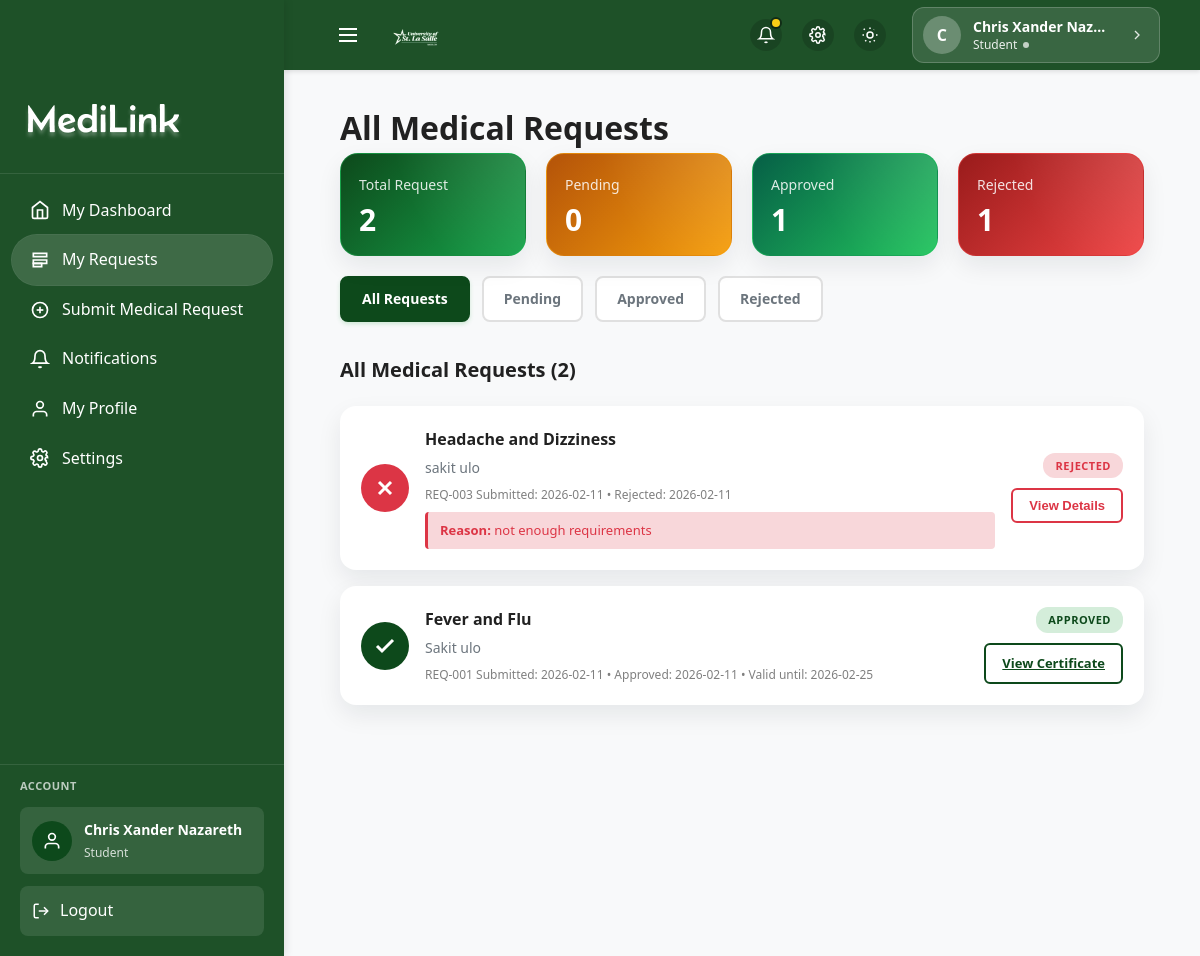
The app's page /view_all_requests.php (signed in) with its own data.
### tables this page shows
CREATE TABLE `medical_requests` (
  `id` bigint(20) UNSIGNED NOT NULL,
  `student_user_id` bigint(20) UNSIGNED NOT NULL,
  `illness` varchar(120) NOT NULL,
  `symptoms` text NOT NULL,
  `illness_date` date NOT NULL,
  `contact_number` varchar(30) DEFAULT NULL,
  `additional_notes` text DEFAULT NULL,
  `status` enum('Pending','Approved','Rejected') NOT NULL DEFAULT 'Pending',
  `submitted_date` date NOT NULL,
  `approved_date` date DEFAULT NULL,
  `rejected_date` date DEFAULT NULL,
  `valid_until` date DEFAULT NULL,
  `rejection_reason` text DEFAULT NULL,
  `reviewed_by` bigint(20) UNSIGNED DEFAULT NULL,
  `created_at` timestamp NOT NULL DEFAULT current_timestamp(),
  `updated_at` timestamp NOT NULL DEFAULT current_timestamp() ON UPDATE current_timestamp()
);

### view_all_requests.php (the view, shortened to what the rows shown need)
<?php
$filter_status = strtolower((string)($_GET['filter'] ?? 'all'));
$filtered_requests = [];
try {
    $student_pk = (int)($_SESSION['user_pk'] ?? 0);
    if ($student_pk > 0) {
        $conn = db();
        $stmt = $conn->prepare(
            'SELECT
                COUNT(*) AS total_count,
                SUM(status = "Approved") AS approved_count,
                SUM(status = "Pending") AS pending_count,
                SUM(status = "Rejected") AS rejected_count
             FROM medical_requests
             WHERE student_user_id = ?'
        );
        $stmt->bind_param('i', $student_pk);
        $stmt->execute();
        if ($filter_status === 'all') {
            $stmt = $conn->prepare(
                'SELECT
                    id AS request_pk,
                    CONCAT("REQ-", LPAD(id, 3, "0")) AS id,
                    illness,
                    symptoms AS description,
                    status,
                    submitted_date,
                    approved_date,
                    rejected_date,
                    valid_until,
                    rejection_reason
                 FROM medical_requests
                 WHERE student_user_id = ?
                 ORDER BY id DESC'
            );
            $stmt->bind_param('i', $student_pk);
        }
        $stmt->execute();
        $filtered_requests = $stmt->get_result()->fetch_all(MYSQLI_ASSOC) ?: [];
    }
} catch (Throwable $e) {
    error_log((string)$e);
}
?>
<!DOCTYPE html>
<html lang="en">
<head>
    <link rel="stylesheet" href="assets/css/style.css">
</head>
<body>
<div class="app-layout">
        <main class="main-content">
            <div class="page-content">
                <h1>All Medical Requests</h1>
                <div class="requests-section">
                    <h2 class="section-title">
                        <?php
                            if ($filter_status === 'all') {
                                echo 'All Medical Requests (' . count($filtered_requests) . ')';
                            } else {
                                echo htmlspecialchars(ucfirst($filter_status), ENT_QUOTES, 'UTF-8') . ' Requests (' . count($filtered_requests) . ')';
                            }
                        ?>
                    </h2>
                    <?php if (empty($filtered_requests)): ?>
                        <div class="empty-state">
                            <svg viewBox="0 0 24 24" fill="none" stroke="currentColor" stroke-width="2">
                                <path d="M14 2H6a2 2 0 00-2 2v16a2 2 0 002 2h12a2 2 0 002-2V8z"></path>
                                <polyline points="14 2 14 8 20 8"></polyline>
                            </svg>
                            <p>No <?php echo $filter_status === 'all' ? '' : htmlspecialchars(strtolower($filter_status), ENT_QUOTES, 'UTF-8'); ?> requests found.</p>
                        </div>
                    <?php else: ?>
                        <div class="requests-list">
                            <?php foreach ($filtered_requests as $request): ?>
                            <div class="request-item">
                                <div class="request-status-icon status-<?php echo htmlspecialchars(strtolower($request['status']), ENT_QUOTES, 'UTF-8'); ?>">
                                    <?php if ($request['status'] === 'Approved'): ?>
                                        <svg viewBox="0 0 24 24" fill="none" stroke="currentColor" stroke-width="3">
                                            <polyline points="20 6 9 17 4 12"></polyline>
                                        </svg>
                                    <?php else: ?>
                                        <svg viewBox="0 0 24 24" fill="none" stroke="currentColor" stroke-width="3">
                                            <line x1="18" y1="6" x2="6" y2="18"></line>
                                            <line x1="6" y1="6" x2="18" y2="18"></line>
                                        </svg>
                                    <?php endif; ?>
                                </div>
                                <div class="request-content">
                                    <div class="request-title"><?php echo htmlspecialchars($request['illness']); ?></div>
                                    <div class="request-description"><?php echo htmlspecialchars($request['description']); ?></div>
                                    <div class="request-meta">
                                        <?php echo htmlspecialchars($request['id']); ?>
                                        Submitted: <?php echo htmlspecialchars($request['submitted_date']); ?>
                                        <?php if (isset($request['approved_date'])): ?>
                                            • Approved: <?php echo htmlspecialchars($request['approved_date']); ?>
                                            • Valid until: <?php echo htmlspecialchars($request['valid_until']); ?>
                                        <?php endif; ?>
                                        <?php if (isset($request['rejected_date'])): ?>
                                            • Rejected: <?php echo htmlspecialchars($request['rejected_date']); ?>
                                        <?php endif; ?>
                                    </div>
                                    <?php if (isset($request['rejection_reason'])): ?>
                                        <div class="rejection-reason">
                                            <strong>Reason:</strong> <?php echo htmlspecialchars($request['rejection_reason']); ?>
                                        </div>
                                    <?php endif; ?>
                                </div>
                                <div class="request-actions">
                                    <span class="status-badge badge-<?php echo htmlspecialchars(strtolower($request['status']), ENT_QUOTES, 'UTF-8'); ?>"><?php echo htmlspecialchars(strtoupper($request['status'])); ?></span>
                                    <?php if ($request['status'] === 'Approved'): ?>
                                        <a class="btn-view-cert status-approved" href="certificate.php?request_id=<?php echo (int)($request['request_pk'] ?? 0); ?>" target="_blank" rel="noopener" data-request-id="<?php echo (int)($request['request_pk'] ?? 0); ?>">View Certificate</a>
                                    <?php elseif ($request['status'] === 'Pending'): ?>
                                        <button class="btn-view-cert status-pending" disabled>Pending Review</button>
                                    <?php else: ?>
                                        <button class="btn-view-cert status-rejected" type="button">View Details</button>
                                    <?php endif; ?>
                                </div>
                            </div>
                            <?php endforeach; ?>
                        </div>
                    <?php endif; ?>
                </div>
            </div>
        </main>
    </div>
</body>
</html>

### records on screen
medical_requests: illness "Headache and Dizziness", symptoms "sakit ulo", id "REQ-003", submitted_date "2026-02-11", rejected_date "2026-02-11", rejection_reason "not enough requirements", status "REJECTED", shows "View Details"
medical_requests: illness "Fever and Flu", symptoms "Sakit ulo", id "REQ-001", submitted_date "2026-02-11", approved_date "2026-02-11", valid_until "2026-02-25", status "APPROVED"

### other values on screen
$user_name "Chris Xander Nazareth"
substr($user_name, 0, 1) "C"
$user_name "Chris Xander Naz…"
$total_count "2"
$pending_count "0"
$approved_count "1"
$rejected_count "1"
count($filtered_requests) "2"
